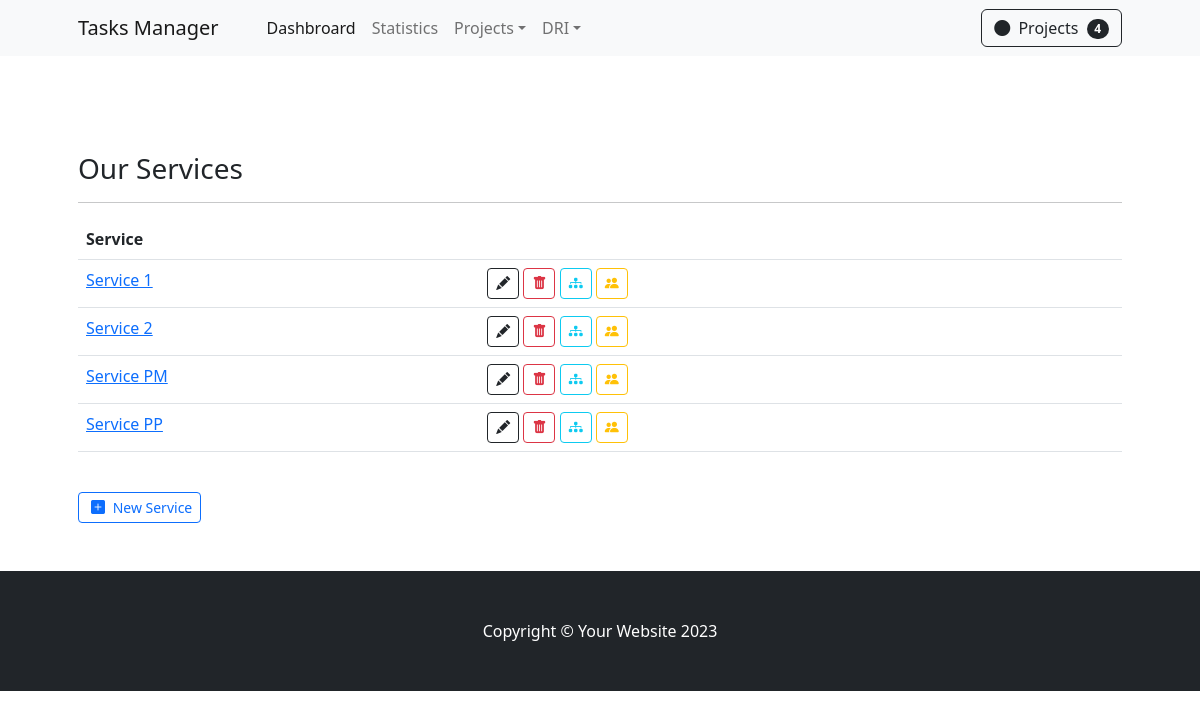
Page /services/ on the committed database.
### apps/backend/models.py (models this page shows, shortened)
class Service(models.Model):
    service     = models.CharField(max_length=50)
    description = models.TextField(blank=True)

### apps/backend/views/service.py (the view)
# urls.py: path('services/', view=ServiceListView.as_view(), name='service-list'),
class ServiceListView(ListView):
    paginate_by     =   4
    model           =   Service
    template_name   =   'services/service_list.html'

### apps/backend/templates/services/service_list.html
{% extends '_base.html' %}
{% load crispy_forms_tags %}
{% load static %}
{% block content %}
    <section class="py-5">
        <div class="container px-4 px-lg-5 mt-5">
            <h3> Our Services </h3>
            <hr>
                <table class="table table-responsive flex-fill">
                    <tr>
                        <th>Service</th>
                        <th></th>
                    </tr>
                    {% for service in object_list %}
                        <tr>
                            <td>
                                <a href="{% url 'service-detail' service.id %}">{{service.service}}</a>
                            </td>
                            <td>
                                <a title="Edit" class="btn btn-sm btn-outline-dark" href="{% url 'service-delete' service.id %}">
                                    <i class="bi bi-pencil-fill"></i>
                                </a>
                                <a title="Delete" class="btn btn-sm btn-outline-danger" href="{% url 'service-delete' service.id %}">
                                    <i class="bi bi-trash-fill"></i>
                                </a>
                                <a title="Entities" class="btn btn-sm btn-outline-info" href="{% url 'service-delete' service.id %}">
                                    <i class="bi bi-diagram-3-fill"></i>
                                </a>
                                <a title="Employees" class="btn btn-sm btn-outline-warning" href="{% url 'service-delete' service.id %}">
                                    <i class="bi bi-people-fill"></i>
                                </a>
                            </td>
                        </tr>
                    {% endfor %}
                </table>
                <br>
                <a class="btn btn-sm btn-outline-primary" href="{% url 'service-create' %}">
                    <i class="bi bi-plus-square-fill m-1"></i>
                    New Service
                </a>
</div>
</section>
{% endblock %}

### rows in the picture
Service: service "Service 1"
Service: service "Service 2"
Service: service "Service PM"
Service: service "Service PP"

### other values in the picture
{{ object_list|length }} "4"
